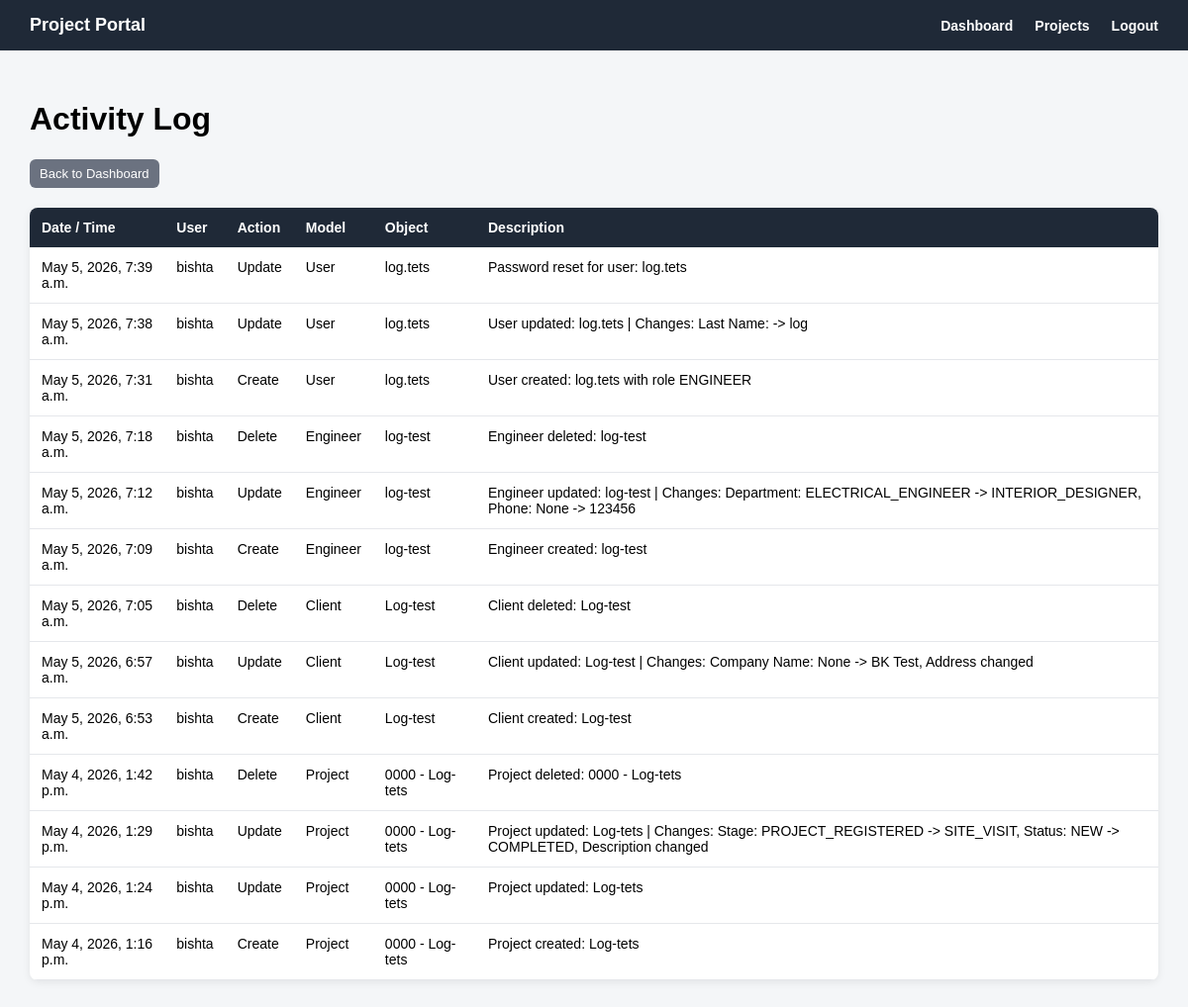
Page /accounts/activity-log/ (signed in) on the earlier database version.
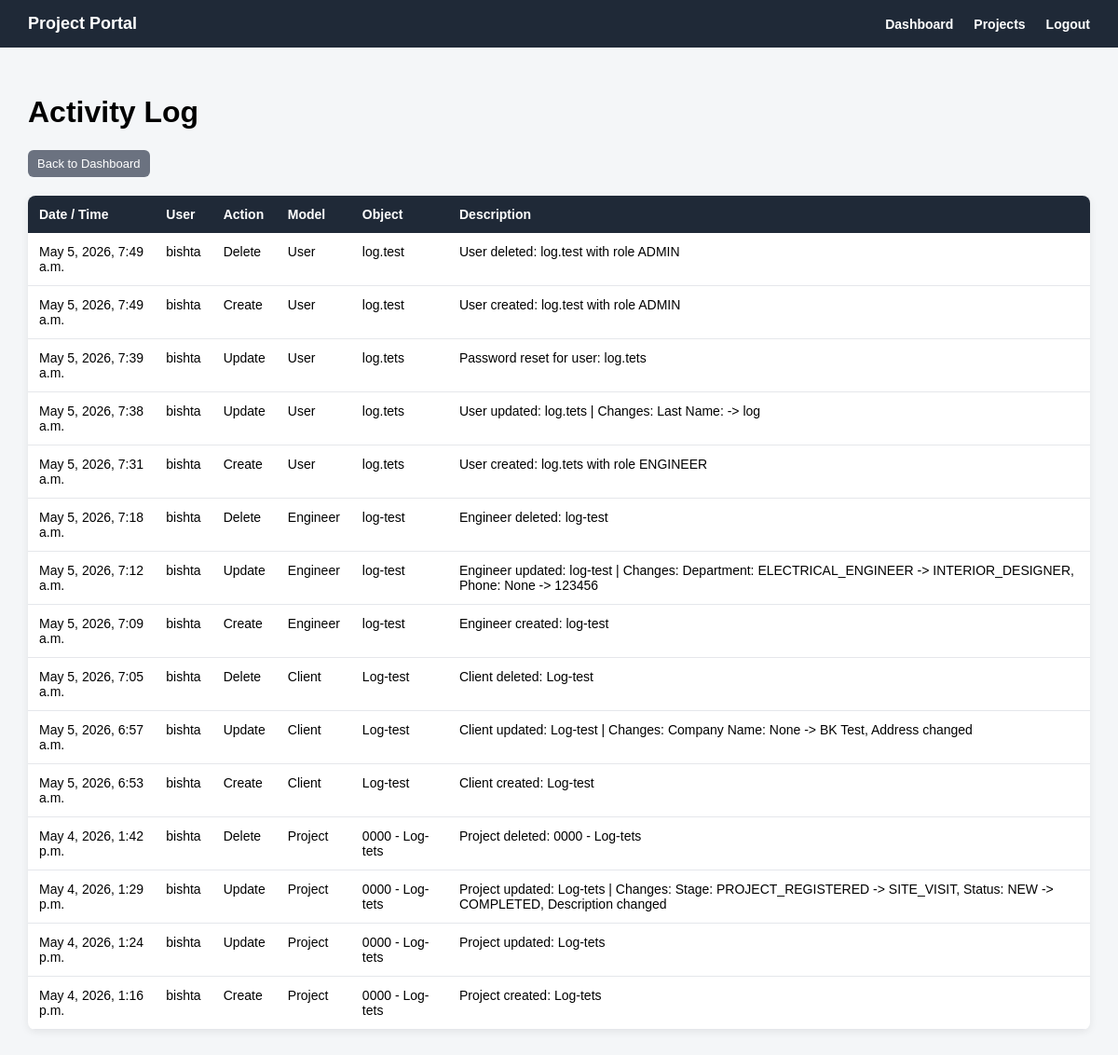
Same page on the later database version.
### projects/models.py (models this page shows, shortened)
class ActivityLog(models.Model):
    class Action(models.TextChoices):
        CREATE = 'CREATE', 'Create'
        UPDATE = 'UPDATE', 'Update'
        DELETE = 'DELETE', 'Delete'
    user = models.ForeignKey(
        'accounts.User',
        on_delete=models.SET_NULL,
        null=True,
        blank=True,
        related_name='activity_logs'
    )
    action = models.CharField(
        max_length=20,
        choices=Action.choices
    )
    model_name = models.CharField(max_length=100)
    object_name = models.CharField(max_length=255)
    description = models.TextField(blank=True, null=True)
    created_at = models.DateTimeField(auto_now_add=True)
    class Meta:
        ordering = ['-created_at']

### accounts/models.py (models this page shows)
class User(AbstractUser):
    class Role(models.TextChoices):
        ADMIN = 'ADMIN', 'Admin'
        ENGINEER = 'ENGINEER', 'Engineer'
        CLIENT = 'CLIENT', 'Client'
    role = models.CharField(
        max_length=20,
        choices=Role.choices,
        default=Role.CLIENT
    )

### accounts/views.py (the view)
# urls.py: path('activity-log/', activity_log_view, name='activity_log'),
@login_required
def activity_log_view(request):
    if request.user.role != 'ADMIN':
        return redirect('accounts:dashboard')
    activity_logs = ActivityLog.objects.all()
    return render(request, 'accounts/activity_log.html', {
        'activity_logs': activity_logs,
    })

### templates/accounts/activity_log.html (shortened to what this page needs)
{% extends 'base.html' %}
{% block content %}
<div class="page-header">
    <h1>Activity Log</h1>
    <a href="{% url 'accounts:dashboard' %}" class="btn btn-secondary">
        Back to Dashboard
    </a>
</div>
{% if activity_logs %}
    <table class="logs-table">
        <tr>
            <th>Date / Time</th>
            <th>User</th>
            <th>Action</th>
            <th>Model</th>
            <th>Object</th>
            <th>Description</th>
        </tr>
        {% for log in activity_logs %}
            <tr>
                <td>{{ log.created_at }}</td>
                <td>
                    {% if log.user %}
                        {{ log.user.username }}
                    {% else %}
                        System
                    {% endif %}
                </td>
                <td>{{ log.get_action_display }}</td>
                <td>{{ log.model_name }}</td>
                <td>{{ log.object_name }}</td>
                <td>{{ log.description }}</td>
            </tr>
        {% endfor %}
    </table>
{% else %}
    <div class="empty-message">
        <p>No activity logs found.</p>
    </div>
{% endif %}
{% endblock %}

Differences in the rows shown:
added ActivityLog: created_at "May 5, 2026, 7:49 a.m.", user.username "bishta", action "Delete", model_name "User", object_name "log.test", description "User deleted: log.test with role ADMIN"
added ActivityLog: created_at "May 5, 2026, 7:49 a.m.", user.username "bishta", action "Create", model_name "User", object_name "log.test", description "User created: log.test with role ADMIN"
